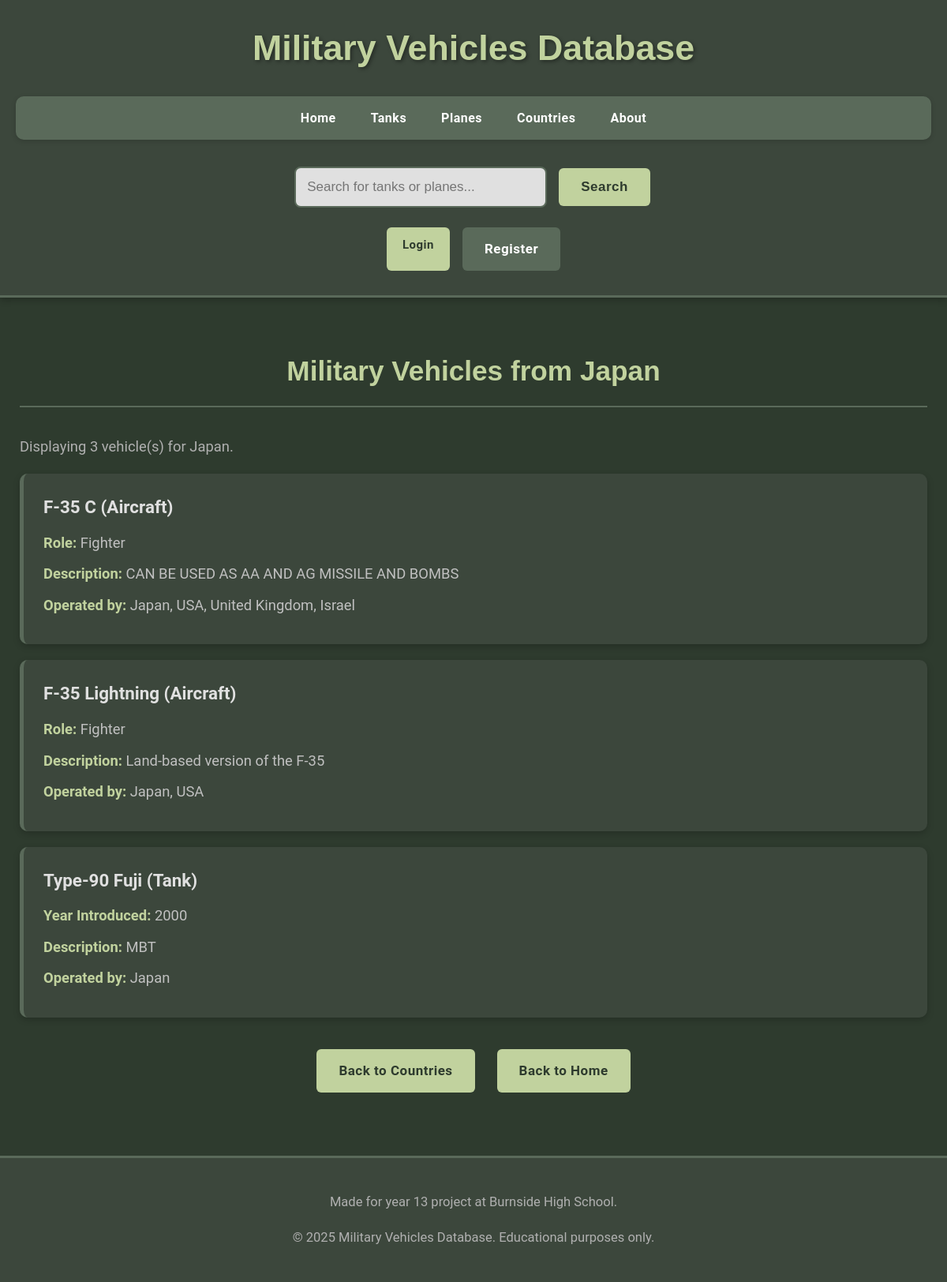
The page /countries/1 on the database its author committed.
### app/models.py (models this page shows, shortened)
class Country(db.Model):
    __tablename__ = 'country'
    id = db.Column(db.Integer, primary_key=True)
    name = db.Column(db.String(100), nullable=False, unique=True)

class Plane(db.Model):
    __tablename__ = 'plane'
    id = db.Column(db.Integer, primary_key=True)
    name = db.Column(db.String(100), nullable=False, unique=True)
    role = db.Column(db.String(50))
    description = db.Column(db.Text)
    type = db.Column(db.String(50), default='Aircraft')
    countries = db.relationship('Country', secondary=plane_countries, lazy=True,
                                backref=db.backref('planes', lazy=True))

class Tank(db.Model):
    __tablename__ = 'tank'
    id = db.Column(db.Integer, primary_key=True)
    name = db.Column(db.String(100), nullable=False, unique=True)
    description = db.Column(db.Text)
    year_introduced = db.Column(db.Integer)
    type = db.Column(db.String(50), default='Tank')
    countries = db.relationship('Country', secondary=tank_countries, lazy=True,
                                backref=db.backref('tanks', lazy=True))

### app/routes.py (the view)
@app.route('/countries/<int:country_id>')
def vehicles_by_country(country_id):
    country = Country.query.get_or_404(country_id)
    tanks = country.tanks  # This is already a list of Tank objects
    planes = country.planes  # This is already a list of Plane objects
    all_vehicles = sorted(list(tanks) + list(planes), key=lambda v: v.name)
    return render_template('vehicles_by_country.html', country=country, vehicles=all_vehicles)

### app/templates/vehicles_by_country.html (shortened to what this page needs)
<!DOCTYPE html>
{% extends "layout.html" %}
{% block content %}
<h2>Military Vehicles from {{ country.name }}</h2>
{% if vehicles %}
    <p>Displaying {{ vehicles|length }} vehicle(s) for {{ country.name }}.</p>
    <div class="vehicle-list">
        {% for vehicle in vehicles %}
            <div class="weapon-item">
                <h3>{{ vehicle.name }} ({{ vehicle.type }})</h3>
                {% if vehicle.role %}<p><strong>Role:</strong> {{ vehicle.role }}</p>{% endif %}
                {% if vehicle.year_introduced %}<p><strong>Year Introduced:</strong> {{ vehicle.year_introduced }}</p>{% endif %}
                <p><strong>Description:</strong> {{ vehicle.description }}</p>
                <p><strong>Operated by:</strong>
                    {% for c in vehicle.countries %}
                        {{ c.name }}{% if not loop.last %}, {% endif %}
                    {% endfor %}
                </p>
            </div>
        {% endfor %}
    </div>
{% else %}
    <p>No vehicles found for {{ country.name }} yet.</p>
{% endif %}
<div class="navigation-buttons">
    <a href="{{ url_for('countries_list') }}" class="menu-button">Back to Countries</a>
    <a href="{{ url_for('homepage') }}" class="menu-button">Back to Home</a>
</div>
{% endblock %}

### app/static/style.css (style rules this page uses)
* { margin: 0; padding: 0; box-sizing: border-box; }
body, html { height: 100%; font-family: 'Roboto', sans-serif; background-color: #2E3B2E; color: #E0E0E0; line-height: 1.6; }
body { display: flex; flex-direction: column; min-height: 100vh; }
h1, h2, h3, h4, h5 { color: #C1D29E; margin: 25px 0 15px 0; font-family: 'Montserrat', sans-serif; }
h2 { font-size: 2.2em; margin-bottom: 35px; text-align: center; border-bottom: 2px solid #5A6A5A; padding-bottom: 15px; }
p { color: #B0B0B0; margin: 18px 0; font-size: 1.15em; }
a { color: #8C9F7E; text-decoration: none; font-weight: bold; }
.menu-button { background-color: #C1D29E; border: none; color: #2E3B2E; padding: 14px 28px; text-align: center; text-decoration: none; display: inline-block; font-size: 17px; margin: 6px 3px; cursor: pointer; border-radius: 6px; transition: all 0.3s ease; font-weight: bold; letter-spacing: 0.5px; }
.weapon-item { background-color: #3C473C; padding: 25px; margin: 20px 0; border-radius: 10px; border-left: 5px solid #5A6A5A; box-shadow: 0 3px 8px rgba(0,0,0,0.2); transition: transform 0.2s ease, box-shadow 0.2s ease; }
.weapon-item h3 { color: #E0E0E0; margin-top: 0; margin-bottom: 12px; font-size: 1.4em; font-family: 'Roboto', sans-serif; }
.weapon-item p { margin: 10px 0; color: #C0C0C0; }
.weapon-item strong { color: #C1D29E; }
.navigation-buttons { text-align: center; margin: 40px 0; }
.navigation-buttons .menu-button { margin: 0 12px; }

### rows shown on the page
Country: name "Japan"
Plane: name "F-35 C", type "Aircraft", role "Fighter", description "CAN BE USED AS AA AND AG MISSILE AND BOMBS"
Country: name "USA"
Country: name "United Kingdom"
Country: name "Israel"
Plane: name "F-35 Lightning", type "Aircraft", role "Fighter", description "Land-based version of the F-35"
Tank: name "Type-90 Fuji", type "Tank", year_introduced "2000", description "MBT"

### other values the page prints
{{ vehicles|length }} "3"
